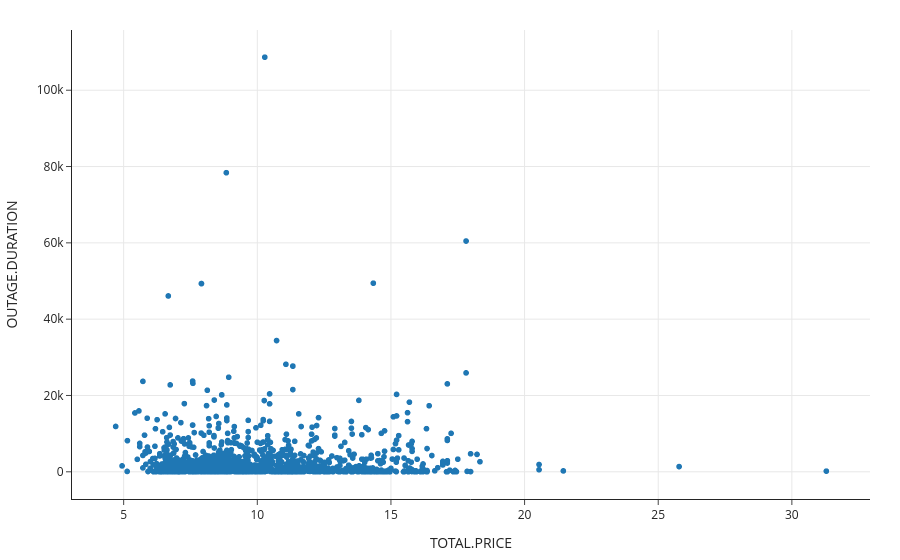

Notebook code for this chart:
### Code cell
px.scatter(outage, x='TOTAL.PRICE', y='OUTAGE.DURATION')

### Figure 1 — Plotly figure (JSON) as saved in the notebook; plotly's stock layout.template omitted (floating-point values rounded to 4 significant figures; data arrays with more than 128 entries replaced by an {"elided": "..."} marker saying what was removed)
{"data": [{"hovertemplate": "TOTAL.PRICE=%{x}<br>OUTAGE.DURATION=%{y}<extra></extra>", "legendgroup": "", "marker": {"color": "#1F77B4", "symbol": "circle"}, "mode": "markers", "name": "", "showlegend": false, "type": "scattergl", "x": {"elided": "1534 float values"}, "xaxis": "x", "y": {"elided": "1534 float values"}, "yaxis": "y"}], "layout": {"legend": {"tracegroupgap": 0}, "xaxis": {"anchor": "y", "domain": [0, 1], "title": {"text": "TOTAL.PRICE"}}, "yaxis": {"anchor": "x", "domain": [0, 1], "title": {"text": "OUTAGE.DURATION"}}}}
